Frame 1 (no input): blank canvas, image omitted
Frame 60 (the mouse pressed at the canvas centre just before this capture): blank canvas, image omitted
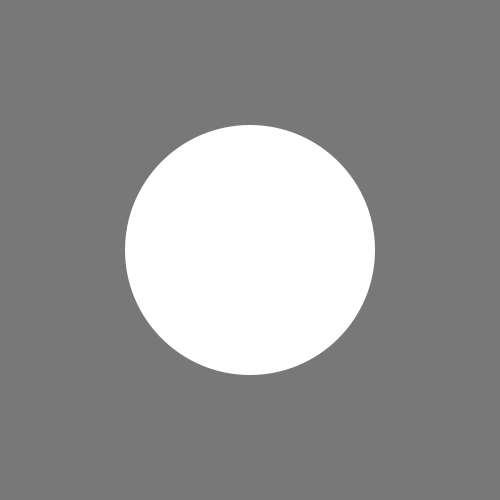
Frame 120 (the mouse held since frame 60 and released just before this capture)

The Processing sketch whose frames 1 and 60 were blank and that drew this single picture after the mouse press (run headless with seeded random() and noise(); from frame 60 on, the mouse is pressed at the canvas centre):

// Processing sketch: processing_172824
// ── processing_172824.pde

void setup(){
size(500,500)
}

void draw(){
noStroke();
background(120);
ellipse(mouseY, mouseY, mouseY, mouseY);
}
